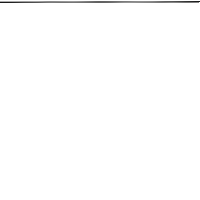
Frame 1 (no input)
Frame 60 (no input): identical to frame 1, image omitted
Frame 120 (the mouse pressed at the canvas centre since frame 60): identical to frame 1, image omitted

The p5.js sketch that drew this single still picture (run headless with seeded random() and noise() and a simulated clock; from frame 60 on, the mouse is pressed at the canvas centre):

// p5.js sketch
// ── sketch.js
let inc = 0.01;

function setup() {
  createCanvas(200, 200);
  pixelDensity(1);

}

function draw() {

  let yoff = 0;
  loadPixels();

  for (let y = 0; y < height; y++) {
    let xoff = 0;
    for (let x = 0; x < width; x++) {

      let index = (x + y + width) * 4;
      let r = noise(xoff, yoff) * 255;
      pixels[index + 0] = r;
      pixels[index + 1] = r;
      pixels[index + 2] = r;
      pixels[index + 3] = 255;

      xoff += inc;
    }
    yoff += inc;
  }
  updatePixels();
}

/*
Website
http://nexusbug.com/

github Repo
https://github.com/nexusbug/Code_365

About
Doing a challenge, coding three sixty five
There I hop on the train of Mr. Shiffman
And code along rainbow colored railway
One video each day, keeps the gray away

Coding Train
Daniel Shiffman
https://www.youtube.com/user/shiffman/
https://www.patreon.com/codingtrain

Framework
p5js - A beautiful Javascript library
https://p5js.org/

this.day
73th
2017 November 05

this.video
13.4: 2D Noise - Perlin Noise and p5.js Tutorial
https://youtu.be/ikwNrFvnL3g
*/
